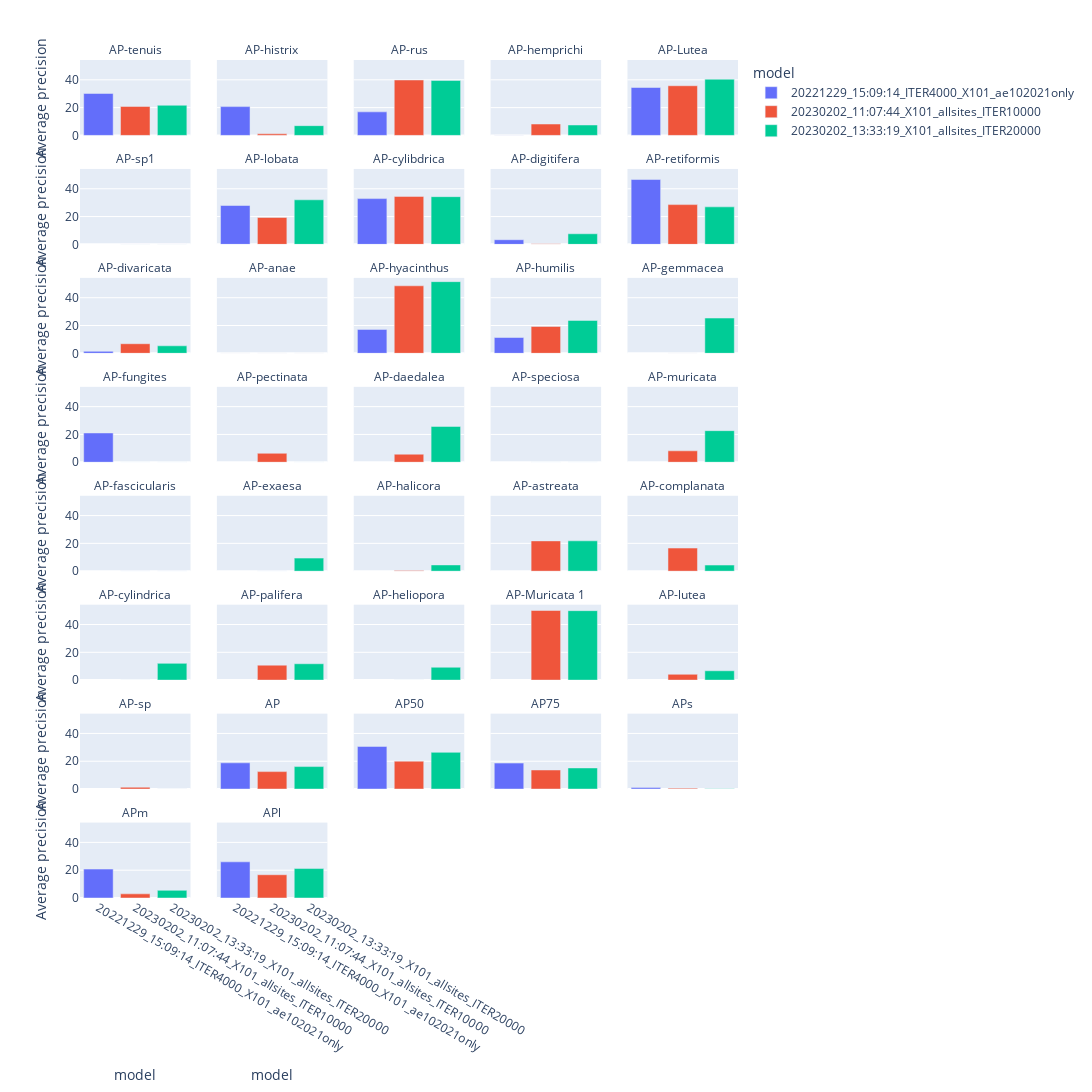

Notebook source saved alongside this figure:
### Code cell
fig = px.bar(metrics_species, x="model", y="Average precision", color="model", barmode="relative",
             facet_col="variable", facet_col_wrap=5, facet_row_spacing=0.04, facet_col_spacing=0.04,
             height=2000, width = 1500)
fig.for_each_annotation(lambda a: a.update(text=a.text.split("=")[-1]))
fig.show()
